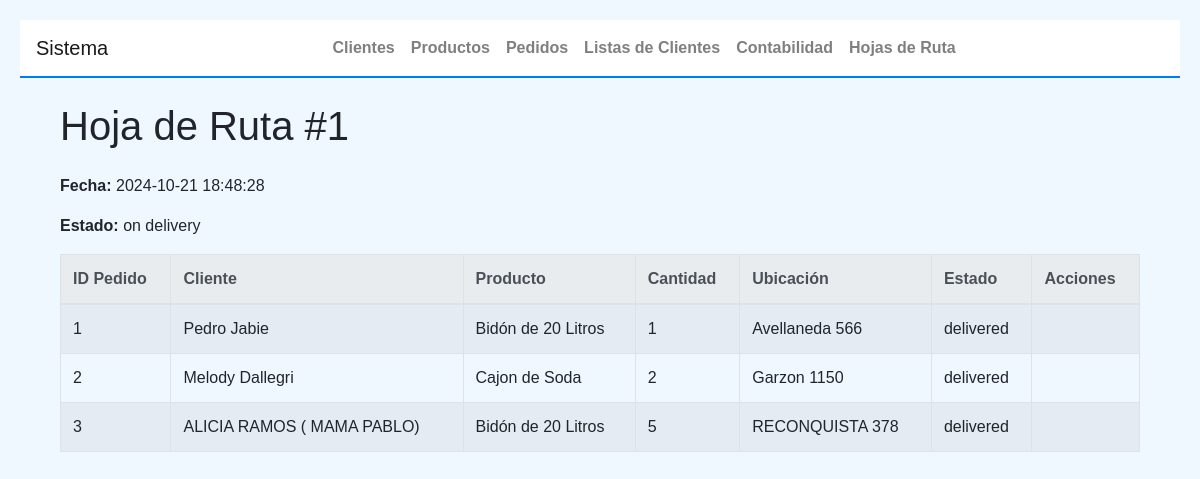
The page /hoja-de-ruta/1 on the database its author committed.
### tables this page shows
CREATE TABLE hojas_de_ruta (
    id INTEGER PRIMARY KEY AUTOINCREMENT,
    fecha TEXT DEFAULT CURRENT_TIMESTAMP,
    estado TEXT DEFAULT 'on delivery'
);

CREATE TABLE "pedidos" (
	"id"	INTEGER,
	"cliente_id"	INTEGER NOT NULL,
	"producto_id"	INTEGER NOT NULL,
	"cantidad"	INTEGER NOT NULL,
	"estado"	TEXT,
	"total"	NUMERIC,
	FOREIGN KEY("cliente_id") REFERENCES "clientes"("id"),
	FOREIGN KEY("producto_id") REFERENCES "productos"("id"),
	PRIMARY KEY("id" AUTOINCREMENT)
);

CREATE TABLE clientes (
    id INTEGER PRIMARY KEY AUTOINCREMENT,
    nombre_completo TEXT NOT NULL,
    celular TEXT NOT NULL,
    direccion TEXT NOT NULL,
    estado_conversacion TEXT,
    producto_seleccionado TEXT
);

CREATE TABLE productos (
    id INTEGER PRIMARY KEY AUTOINCREMENT,
    nombre TEXT NOT NULL,
    descripcion TEXT NOT NULL,
    precio REAL NOT NULL
);

### app2.py (the view, shortened to what this page needs)
@app.route('/hoja-de-ruta/<int:hoja_id>', methods=['GET', 'POST'])
@handle_db_error
def view_hoja_de_ruta(hoja_id):
    hoja_de_ruta = HojaDeRuta.get_by_id(hoja_id)
    form=EmptyForm()
    pedidos = HojaDeRutaPedido.get_detalle_by_hoja_id(hoja_id)
    return render_template('hoja_de_ruta.html', hoja_de_ruta=hoja_de_ruta, pedidos=pedidos,form=form)

### app2.py (called while the page is built)
@app.teardown_appcontext
def close_db_connection(exception):
    db = g.pop('db', None)
    if db is not None:
        db.close()

def handle_db_error(func):
    @functools.wraps(func)
    def wrapper(*args, **kwargs):
        try:
            return func(*args, **kwargs)
        except sqlite3.Error as e:
            print(f"Database error: {e}")
            return abort(500, description="Internal Server Error")
    return wrapper

### objetos2.py (called while the page is built)
    @staticmethod
    def get_db_connection():
        try:
            conn = sqlite3.connect(DATABASE)
            conn.row_factory = sqlite3.Row
            return conn
        except sqlite3.Error as e:
            print(f"Error connecting to the database: {e}")
            raise

    @staticmethod
    def close_connection(conn):
        if conn:
            try:
                conn.close()
            except sqlite3.Error as e:
                print(f"Error closing the database connection: {e}")

    @staticmethod
    def get_by_id(hoja_id):
        conn = HojaDeRuta.get_db_connection()
        try:
            row = conn.execute('SELECT * FROM hojas_de_ruta WHERE id = ?', (hoja_id,)).fetchone()
            if row:
                return HojaDeRuta(id=row['id'], fecha=row['fecha'], estado=row['estado'])
        except sqlite3.Error as e:
            print(f"Error retrieving Hoja de Ruta: {e}")
        finally:
            HojaDeRuta.close_connection(conn)
        return None

    @staticmethod
    def get_detalle_by_hoja_id(hoja_de_ruta_id):
        conn = HojaDeRutaPedido.get_db_connection()
        try:
            detalles = conn.execute('''
                SELECT * FROM hoja_de_ruta_detalle
                WHERE hoja_de_ruta_id = ?
            ''', (hoja_de_ruta_id,)).fetchall()
            return detalles
        except sqlite3.Error as e:
            print(f"Error retrieving detailed hoja de ruta data: {e}")
        finally:
            HojaDeRutaPedido.close_connection(conn)
        return []

### templates/hoja_de_ruta.html (shortened to what this page needs)
{% extends "base.html" %}
{% block content %}
<div class="container mt-4">
    <h1 class="mb-4">Hoja de Ruta #{{ hoja_de_ruta.id }}</h1>
    <p><strong>Fecha:</strong> {{ hoja_de_ruta.fecha }}</p>
    <p><strong>Estado:</strong> {{ hoja_de_ruta.estado }}</p>
    <div class="table-responsive">
        <table class="table table-bordered table-striped">
            <thead class="thead-light">
                <tr>
                    <th>ID Pedido</th>
                    <th>Cliente</th>
                    <th>Producto</th>
                    <th>Cantidad</th>
                    <th>Ubicación</th>
                    <th>Estado</th>
                    <th>Acciones</th>
                </tr>
            </thead>
            <tbody>
                {% for pedido in pedidos %}
                <tr>
                    <td>{{ pedido.pedido_id }}</td>
                    <td>{{ pedido.cliente }}</td>
                    <td>{{ pedido.producto }}</td>
                    <td>{{ pedido.cantidad }}</td>
                    <td>{{ pedido.ubicacion }}</td>
                    <td>{{ pedido.estado }}</td>
                    <td>
                    </td>
                </tr>
                {% endfor %}
            </tbody>
        </table>
    </div>
</div>
{% endblock %}

### templates/base.html (style rules this page uses)
body { font-family: Arial, sans-serif; margin: 20px; background-color: #f0f8ff; }

### rows shown on the page
hojas_de_ruta: id "1", fecha "2024-10-21 18:48:28", estado "on delivery"
pedidos: pedido_id "1", cliente "Pedro Jabie", producto "Bidón de 20 Litros", cantidad "1", ubicacion "Avellaneda 566", estado "delivered"
pedidos: pedido_id "2", cliente "Melody Dallegri", producto "Cajon de Soda", cantidad "2", ubicacion "Garzon 1150", estado "delivered"
pedidos: pedido_id "3", cliente "ALICIA RAMOS ( MAMA PABLO)", producto "Bidón de 20 Litros", cantidad "5", ubicacion "RECONQUISTA 378", estado "delivered"
